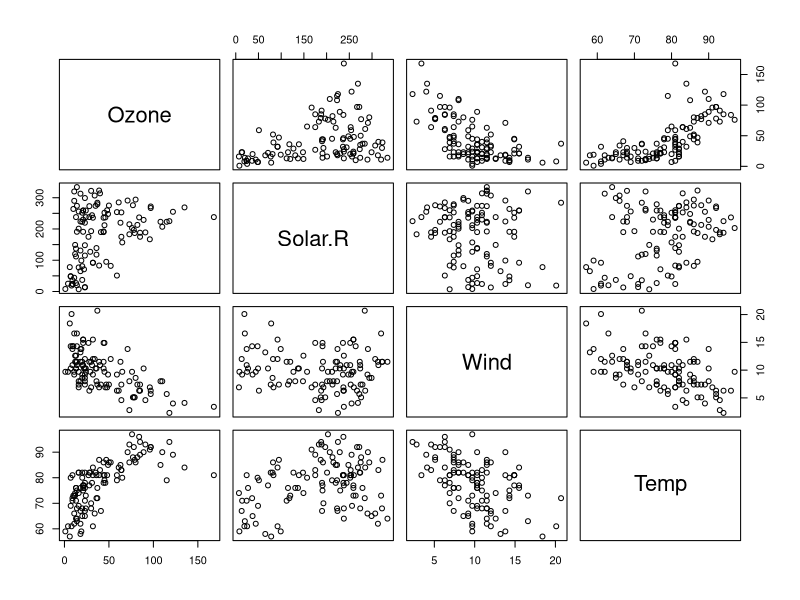

Here is the R script that generated this plot: (Note: this script raises an error after producing the figure.)
## ---- chunk 1
knitr::opts_chunk$set(echo = TRUE)
## ---- chunk 2
AQ <- na.omit(airquality[,1:4])
dim(AQ)
head(AQ)
pairs(AQ)
## ---- chunk 3
set.seed(4099183)
n = nrow(AQ)
reorder = sample.int(n)
size.train <- floor(n * 0.75) ### Number of observations in our training
### set. Use floor() to round down
ind.train <- reorder[1:size.train] ### Indices of observations
### to put in training set
ind.valid <- reorder[(size.train + 1):n] ### Indices of observations
### to put in validation set
data.train <- AQ[ind.train,] ### Keep only observations in ind.train
data.valid <- AQ[ind.valid,] ### Keep only observations in ind.valid
print(ind.valid)
## ---- chunk 4
### Fit linear models to predict Ozone using each predictor
### individually, all predictors together, and all interactions with curvature
### Note: These models must be fit using data.train so that we can
### evaluate their MSPE on data.valid
fit.temp <- lm(Ozone ~ Temp, data = data.train)
fit.wind <- lm(Ozone ~ Wind, data = data.train)
fit.solar <- lm(Ozone ~ Solar.R, data = data.train)
fit.all <- lm(Ozone ~ Temp + Wind + Solar.R, data = data.train)
fit.intcurv <- lm(Ozone ~ Temp + Wind + Solar.R + I(Temp^2) + I(Wind^2) + I(Solar.R^2)
+ Temp*Wind + Temp*Solar.R + Wind*Solar.R, data = data.train)

### Get predictions on the validation set for each model using the
### predict() function.
pred.temp <- predict(fit.temp, data.valid)
pred.wind <- predict(fit.wind, data.valid)
pred.solar <- predict(fit.solar, data.valid)
pred.all <- predict(fit.all, data.valid)
pred.intcurv <- predict(fit.intcurv, data.valid)

### When we calculate validation set MSPEs for our models, we will
### end up repeating the same calculation 5 times. Let's make a
### function to do this for us.
get.MSPE <- function(Y, Y.hat) {
  residuals <- Y - Y.hat
  resid.sq <- residuals^2
  SSPE <- sum(resid.sq)
  MSPE <- SSPE / length(Y)
  return(MSPE)
}

### Use our get.MSPE() function to calculate the validation set MSPE
### of each model
Y.valid <- data.valid$Ozone
MSPE.temp <- get.MSPE(Y.valid, pred.temp)
MSPE.wind <- get.MSPE(Y.valid, pred.wind)
MSPE.solar <- get.MSPE(Y.valid, pred.solar)
MSPE.all <- get.MSPE(Y.valid, pred.all)
MSPE.intcurv <- get.MSPE(Y.valid, pred.intcurv)

### Let's compare these validation set MSPEs
print(MSPE.temp)
print(MSPE.wind)
print(MSPE.solar)
print(MSPE.all)
print(MSPE.intcurv)
## ---- chunk 5
M <- 5 ### number of times to split
all.split.MSPEs <- array(0, c(M, 5)) ### An array to store calculated
### MSPEs.
colnames(all.split.MSPEs) <- c("temp", "wind", "solar", "all", "intcurv") ### Set model names

for (i in 1:M) {
  #######################################################################
  ### Most of this code is copy-pasted from above. A few things that  ###
  ### would be redundant have been deleted.                           ###
  #######################################################################
  reorder = sample.int(n)
  size.train <- floor(n * 0.75) ### Number of observations in our training
  ### set. Use floor() to round down
  ind.train <- reorder[1:size.train] ### Indices of observations
  ### to put in training set
  ind.valid <- reorder[(size.train + 1):n] ### Indices of observations
  ### to put in validation set
  data.train <- AQ[ind.train,] ### Keep only observations in ind.train
  data.valid <- AQ[ind.valid,] ### Keep only observations in ind.valid
  ### Fit linear models to predict Ozone using each predictor
  ### individually, all predictors together, and all interactions with curvature
  ### Note: These models must be fit using data.train so that we can
  ### evaluate their MSPE on data.valid
  fit.temp <- lm(Ozone ~ Temp, data = data.train)
  fit.wind <- lm(Ozone ~ Wind, data = data.train)
  fit.solar <- lm(Ozone ~ Solar.R, data = data.train)
  fit.all <- lm(Ozone ~ Temp + Wind + Solar.R, data = data.train)
  fit.intcurv <- lm(Ozone ~ Temp + Wind + Solar.R + I(Temp^2) + I(Wind^2) + I(Solar.R^2)
  + Temp*Wind + Temp*Solar.R + Wind*Solar.R, data = data.train)

  ### Get predictions on the validation set for each model using the
  ### predict() function.
  pred.temp <- predict(fit.temp, data.valid)
  pred.wind <- predict(fit.wind, data.valid)
  pred.solar <- predict(fit.solar, data.valid)
  pred.all <- predict(fit.all, data.valid)
  pred.intcurv <- predict(fit.intcurv, data.valid)

  ### Use our get.MSPE() function to calculate the validation set MSPE
  ### of each model
  Y.valid <- data.valid$Ozone
  MSPE.temp <- get.MSPE(Y.valid, pred.temp)
  MSPE.wind <- get.MSPE(Y.valid, pred.wind)
  MSPE.solar <- get.MSPE(Y.valid, pred.solar)
  MSPE.all <- get.MSPE(Y.valid, pred.all)
  MSPE.intcurv <- get.MSPE(Y.valid, pred.intcurv)
  
  ##############################################################
  ### This part is new!! Store calculated MSPEs in our array ###
  ### Note: We use the loop variable to tell which column of ###
  ### our array to use.                                      ###
  ##############################################################
  all.split.MSPEs[i, 1] <- MSPE.temp
  all.split.MSPEs[i, 2] <- MSPE.wind
  all.split.MSPEs[i, 3] <- MSPE.solar
  all.split.MSPEs[i, 4] <- MSPE.all
  all.split.MSPEs[i, 5] <- MSPE.intcurv
}

MSPE.mean <- apply(X = all.split.MSPEs, MARGIN = 2 , FUN = mean)
MSPE.mean #means

MSPE.sd <- apply(X = all.split.MSPEs, MARGIN = 2 , FUN = sd)
MSPE.CIl <- MSPE.mean - qt (p = .975 , df = M-1) * MSPE.sd/sqrt(M)
MSPE.CIu <- MSPE.mean + qt (p = .975 , df = M-1) * MSPE.sd/sqrt(M)
round(cbind(MSPE.CIl,MSPE.CIu), 2) #confidence intervals

## ---- chunk 6
### We need to divide the dataset into 20 folds.
### We can do this by randomly sampling the numbers from 1 to 10 and
### attaching these to our dataset as fold labels
n.fold <- n / 20 # Number of observations in each fold
n.fold <- ceiling(n.fold) # Round up to make sure we get enough labels
# We can remove any excess later
ordered.ids <- rep(1:20, times = n.fold)
ordered.ids <- ordered.ids[1:n] # Remove excess label(s)
shuffle <- sample.int(n) # Randomly permute the numbers 1 to n
shuffled.ids <- ordered.ids[shuffle] # Use shuffle to permute
# the fold labels
data.CV <- AQ # Create a copy of our dataset
data.CV$fold <- shuffled.ids # Add a column to our new dataset containing
# the fold labels


### Next, let's actually do the cross validation. This will be easier
### with a for loop than with the replicate function. First, we will
### need to make an array to store the MSPEs
CV.MSPEs <- array(0, dim = c(20, M))
colnames(CV.MSPEs) <- colnames(all.split.MSPEs) # We can recycle the
# model names from
# all.split.MSPEs

for (i in 1:20) {
  ### Use fold i for validation and the rest for training
  data.train <- filter(data.CV, fold != i)
  data.valid <- filter(data.CV, fold == i)

  ### Remove fold from training and validation sets since it
  ### isn't a real predictor
  data.train <- select(data.train, -fold)
  data.valid <- select(data.valid, -fold)

  ### Fit linear models to predict Ozone using each predictor
  ### individually, all predictors together, and all interactions
  ### Note: These models must be fit using data.train so that we can
  ### evaluate their MSPE on data.valid
  fit.temp <- lm(Ozone ~ Temp, data = data.train)
  fit.wind <- lm(Ozone ~ Wind, data = data.train)
  fit.solar <- lm(Ozone ~ Solar.R, data = data.train)
  fit.all <- lm(Ozone ~ Temp + Wind + Solar.R, data = data.train)
  fit.intcurv <- lm(Ozone ~ Temp + Wind + Solar.R + I(Temp^2) + I(Wind^2) + I(Solar.R^2)
  + Temp*Wind + Temp*Solar.R + Wind*Solar.R, data = data.train)


  ### Get predictions on the validation set for each model using the
  ### predict() function.
  pred.temp <- predict(fit.temp, data.valid)
  pred.wind <- predict(fit.wind, data.valid)
  pred.solar <- predict(fit.solar, data.valid)
  pred.all <- predict(fit.all, data.valid)
  pred.intcurv <- predict(fit.intcurv, data.valid)

  ### Use our get.MSPE() function to calculate the validation set MSPE
  ### of each model
  Y.valid <- data.valid$Ozone
  MSPE.temp <- get.MSPE(Y.valid, pred.temp)
  MSPE.wind <- get.MSPE(Y.valid, pred.wind)
  MSPE.solar <- get.MSPE(Y.valid, pred.solar)
  MSPE.all <- get.MSPE(Y.valid, pred.all)
  MSPE.intcurv <- get.MSPE(Y.valid, pred.intcurv)

  ### Store MSPEs
  CV.MSPEs[i, 1] <- MSPE.temp
  CV.MSPEs[i, 2] <- MSPE.wind
  CV.MSPEs[i, 3] <- MSPE.solar
  CV.MSPEs[i, 4] <- MSPE.all
  CV.MSPEs[i, 5] <- MSPE.intcurv
}


### Make a boxplot of the scores
boxplot(CV.MSPEs,
  main = "Boxplot of CV Error With 20 Folds"
)


### Calculate relative errors and make boxplots
rel.CV.MSPEs <- apply(CV.MSPEs, 1, function(W) {
  best <- min(W)
  return(W / best)
})

rel.CV.MSPEs <- t(rel.CV.MSPEs)

boxplot(rel.CV.MSPEs,
  main = "Boxplot of Relative CV Error With 20 Folds"
)
